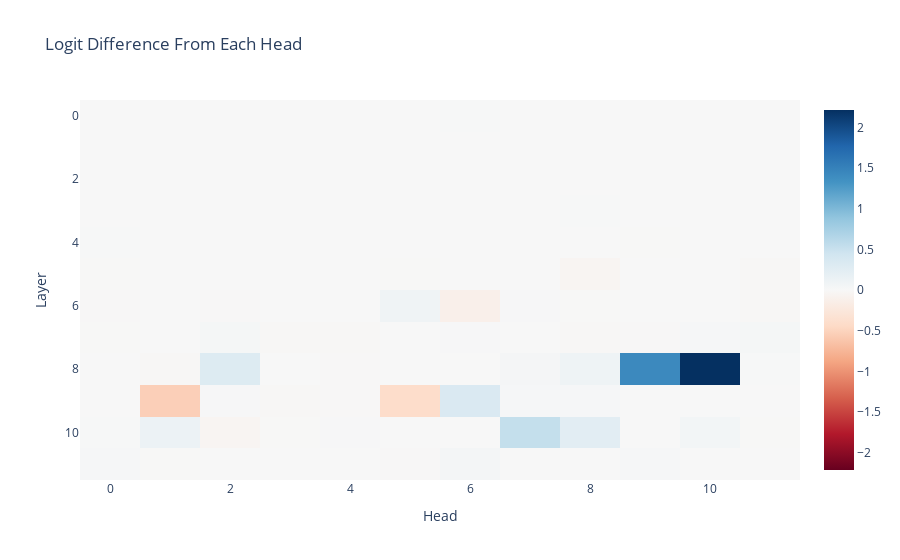

Source (notebook cell):
### Markdown cell above
### Head Attribution

### Code cell
per_head_residual, labels = clean_cache.stack_head_results(layer=-1, pos_slice=-1, return_labels=True)
per_head_logit_diffs = residual_stack_to_logit_diff(per_head_residual, logit_diff_directions, prompts, clean_cache)
per_head_logit_diffs = einops.rearrange(per_head_logit_diffs, "(layer head_index) -> layer head_index", layer=model.cfg.n_layers, head_index=model.cfg.n_heads)
imshow(per_head_logit_diffs, xaxis="Head", yaxis="Layer", title="Logit Difference From Each Head")

### Figure 1 — Plotly figure (JSON) as saved in the notebook; plotly's stock layout.template omitted (floating-point values rounded to 4 significant figures; data arrays with more than 128 entries replaced by an {"elided": "..."} marker saying what was removed)
{"data": [{"coloraxis": "coloraxis", "hovertemplate": "x: %{x}<br>y: %{y}<br>color: %{z}<extra></extra>", "name": "0", "type": "heatmap", "xaxis": "x", "yaxis": "y", "z": {"elided": "12x12 float values"}}], "layout": {"coloraxis": {"cmid": 0, "colorscale": [[0, "rgb(103,0,31)"], [0.1, "rgb(178,24,43)"], [0.2, "rgb(214,96,77)"], [0.3, "rgb(244,165,130)"], [0.4, "rgb(253,219,199)"], [0.5, "rgb(247,247,247)"], [0.6, "rgb(209,229,240)"], [0.7, "rgb(146,197,222)"], [0.8, "rgb(67,147,195)"], [0.9, "rgb(33,102,172)"], [1, "rgb(5,48,97)"]]}, "title": {"text": "Logit Difference From Each Head"}, "xaxis": {"anchor": "y", "domain": [0, 1], "title": {"text": "Head"}}, "yaxis": {"anchor": "x", "autorange": "reversed", "domain": [0, 1], "title": {"text": "Layer"}}}}
